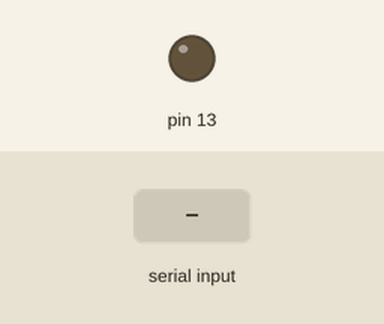
This sketch was run on a simulated Arduino Uno, built with avr-gcc and run on an emulated ATmega328P. On the bench: output pins drawn as LEDs (lit = HIGH). The test bench sets the inputs (shaded band).

Above: at 1.2 s.
1.3 s: "1" received over Serial
At 2.5 s:
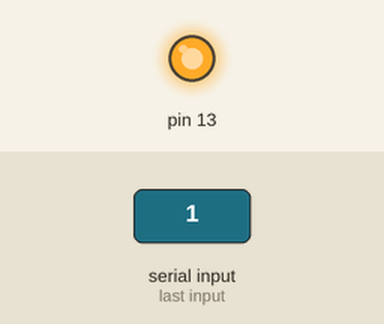
2.8 s: "0" received over Serial
At 3.7 s:
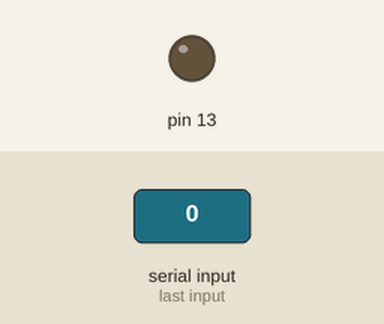
Timing chart, 0 to 5.8 s (numbered marks = the images above; inputs shaded):
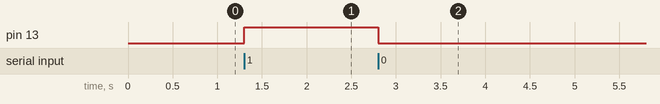

Measured:
- after the input at 1.3 s, pin 13: LOW → HIGH at once
- after the input at 2.8 s, pin 13: HIGH → LOW at once

The sketch:

appi.ino
```cpp
int estado = 0;

void setup() {

    Serial.begin(19200) ;
    pinMode(13, OUTPUT) ;

}

void loop (){

   if (Serial.available() > 0) {
          char incomingData = Serial.read();
          if (incomingData == '1')
              estado = 1;
          else
              estado = 0;
    }
    if (estado == 1)
        digitalWrite(13, HIGH);
    else
        digitalWrite(13, LOW);
}
```
